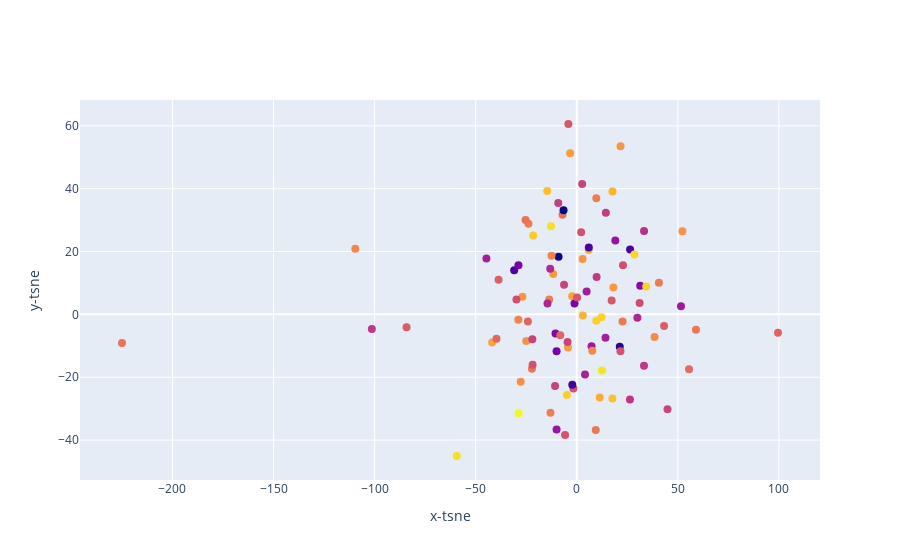

Notebook code cell kept with this figure:
### Code cell
plot_pca_scaler("loudness",df)

### Figure 1 — Plotly figure (JSON) as saved in the notebook; plotly's stock layout.template omitted (floating-point values rounded to 4 significant figures)
{"data": [{"marker": {"color": [-9.211, -4.88, -6.09, -8.011, -5.833, -5.843, -3.998, -3.24, -5.975, -2.384, -4.333, -7.23, -6.474, -6.825, -3.061, -4.946, -5.507, -4.736, -5.723, -7.495, -4.057, -3.445, -3.874, -5.114, -6.021, -3.183, -5.626, -6.61, -9.144, -6.312, -7.442, -4.546, -5.408, -8.354, -3.655, -7.648, -4.333, -4.59, -10.07, -5.335, -5.916, -3.456, -3.714, -4.833, -4.449, -2.867, -4.877, -4.856, -5.665, -4.929, -8.28, -2.749, -8.279, -5.042, -4.374, -9.127, -4.65, -4.399, -6.366, -3.695, -2.881, -8.074, -9.74, -7.321, -3.093, -5.934, -4.323, -5.892, -5.131, -4.206, -4.154, -5.115, -4.979, -5.456, -6.343, -5.944, -4.183, -3.112, -3.023, -6.531, -10.11, -5.474, -6.638, -4.249, -7.365, -6.073, -6.351, -7.11, -4.985, -6.688, -5.991, -9.309, -7.621, -7.276, -7.066, -7.005, -6.318, -4.706, -6.593, -6.319], "size": 8}, "mode": "markers", "text": ["Drake - God's Plan", "XXXTENTACION - SAD!", "Post Malone - rockstar (feat. 21 Savage)", "Post Malone - Psycho (feat. Ty Dolla $ign)", "Drake - In My Feelings", "Post Malone - Better Now", "Cardi B - I Like It", "Calvin Harris - One Kiss (with Dua Lipa)", "Dua Lipa - IDGAF", "Marshmello - FRIENDS", "Camila Cabello - Havana", "Juice WRLD - Lucid Dreams", "Drake - Nice For What", "Maroon 5 - Girls Like You (feat. Cardi B)", "Zedd - The Middle", "Kendrick Lamar - All The Stars (with SZA)", "Ariana Grande - no tears left to cry", "Nicky Jam - X", "XXXTENTACION - Moonlight", "BlocBoy JB - Look Alive (feat. Drake)", "Rudimental - These Days (feat. Jess Glynne, Macklemore & Dan Caplen)", "Nio Garcia - Te Bot? - Remix", "Bazzi - Mine", "5 Seconds of Summer - Youngblood", "Dua Lipa - New Rules", "Ed Sheeran - Shape of You", "Khalid - Love Lies (with Normani)", "Bebe Rexha - Meant to Be (feat. Florida Georgia Line)", "XXXTENTACION - Jocelyn Flores", "Ed Sheeran - Perfect", "Tyga - Taste (feat. Offset)", "Clean Bandit - Solo (feat. Demi Lovato)", "Post Malone - I Fall Apart", "Dennis Lloyd - Nevermind", "Luis Fonsi - ?chame La Culpa", "benny blanco - Eastside (with Halsey & Khalid)", "Camila Cabello - Never Be the Same", "Selena Gomez - Wolves", "XXXTENTACION - changes", "Dynoro - In My Mind", "Eminem - River (feat. Ed Sheeran)", "Daddy Yankee - Dura", "Travis Scott - SICKO MODE", "Imagine Dragons - Thunder", "Reik - Me Niego", "Ti?sto - Jackie Chan", "Bruno Mars - Finesse (Remix) [feat. Cardi B]", "Selena Gomez - Back To You - From 13 Reasons Why ? Season 2 Soundtrack", "NF - Let You Down", "The Weeknd - Call Out My Name", "Offset - Ric Flair Drip (& Metro Boomin)", "Marshmello - Happier", "Sam Smith - Too Good At Goodbyes", "Lil Dicky - Freaky Friday (feat. Chris Brown)", "Imagine Dragons - Believer", "6ix9ine - FEFE (feat. Nicki Minaj & Murda Beatz)", "Jonas Blue - Rise", "Loud Luxury - Body (feat. brando)", "Lil Uzi Vert - XO TOUR Llif3", "Becky G - Sin Pijama", "Anne-Marie - 2002", "Drake - Nonstop", "XXXTENTACION - Fuck Love (feat. Trippie Redd)", "Shawn Mendes - In My Blood", "Marshmello - Silence", "Ariana Grande - God is a woman", "Piso 21 - D?jala que vuelva (feat. Manuel Turizo)", "David Guetta - Flames", "Maroon 5 - What Lovers Do", "DJ Snake - Taki Taki (with Selena Gomez, Ozuna & Cardi B)", "Hailee Steinfeld - Let Me Go (with Alesso, Florida Georgia Line & watt)", "Portugal. The Man - Feel It Still", "The Weeknd - Pray For Me (with Kendrick Lamar)", "Migos - Walk It Talk It", "G-Eazy - Him & I (with Halsey)", "Post Malone - Candy Paint", "Post Malone - Congratulations", "Sofia Reyes - 1, 2, 3 (feat. Jason Derulo & De La Ghetto)", "Natti Natasha - Criminal", "Rich The Kid - Plug Walk", "Billie Eilish - lovely (with Khalid)", "Migos - Stir Fry", "Kendrick Lamar - HUMBLE.", "Ozuna - Vaina Loca", "Ed Sheeran - Perfect Duet (Ed Sheeran & Beyonc?)", "Maluma - Coraz?n (feat. Nego do Borel)", "Khalid - Young Dumb & Broke", "Ozuna - S?guelo Bailando", "Anitta - Downtown", "Wolfine - Bella", "Calvin Harris - Promises (with Sam Smith)", "Lil Baby - Yes Indeed", "Lauv - I Like Me Better", "Keala Settle - This Is Me", "XXXTENTACION - Everybody Dies In Their Nightmares", "Zac Efron - Rewrite The Stars", "Clean Bandit - I Miss You (feat. Julia Michaels)", "DJ Khaled - No Brainer", "ZAYN - Dusk Till Dawn - Radio Edit", "Dean Lewis - Be Alright"], "type": "scatter", "x": [26.4, -23.88, 31.11, 31.4, 17.28, -4.131, -41.84, -21.49, 2.211, -28.74, 2.905, 4.097, -9.145, 33.31, 34.39, 40.65, 99.57, -28.88, -84.18, 7.341, -2.24, -14.59, 11.39, -7.034, 22.9, -4.853, -38.66, 33.27, -30.95, -6.261, 51.57, 38.52, -39.69, -9.966, 5.912, 19.08, 21.69, 7.707, -8.978, 55.56, -5.763, 17.66, 3.036, -12.98, -27.72, -12.74, 9.693, -13.61, 43.22, 22.68, -1.089, 12.48, -28.83, -22.15, 52.29, 5.988, -109.6, -24.98, 2.708, 17.71, -59.36, -10.5, 21.3, -44.68, 12.27, -1.623, -26.87, 0.1578, -225.0, -11.61, -4.325, -25.32, 9.406, -8.122, -10.74, 21.64, -3.25, 9.676, 28.55, 14.41, -6.524, -24.15, -101.4, 18.16, 4.902, -29.81, -21.95, -14.46, 58.99, 26.34, -21.83, -2.193, -9.968, 14.22, 30.0, -13.12, 44.91, -12.48, 9.831, -4.54], "y": [20.63, 28.81, 3.65, 9.121, 4.427, 60.58, -8.989, 25.08, 26.15, -31.44, 17.63, -19.14, 35.41, 26.52, 8.853, 10.09, -5.887, -1.711, -4.104, -10.14, 5.75, 39.25, -26.46, 31.71, 15.63, -25.63, 11.04, -16.32, 14.02, 9.41, 2.582, -7.177, -7.793, -11.77, 20.51, 23.53, 53.53, -11.61, 18.33, -17.45, -38.41, -26.76, -0.3896, -31.34, -21.46, 28.06, 36.92, 4.698, -3.677, -2.238, 3.455, -17.86, 15.65, -17.28, 26.41, 21.26, 20.86, -8.498, 41.45, 39.06, -45.07, -6.071, -10.35, 17.81, -0.8831, -23.62, 5.587, 5.389, -9.083, 12.86, -10.56, 30.06, -36.82, -6.664, -22.78, -11.76, 51.25, -2.023, 19.04, 32.37, 33.15, -2.306, -4.628, 8.527, 7.292, 4.737, -7.896, 3.493, -4.929, -27.08, -16.04, -22.41, -36.66, -7.46, -1.064, 14.53, -30.18, 18.64, 11.89, -8.776]}], "layout": {"xaxis": {"title": {"text": "x-tsne"}}, "yaxis": {"title": {"text": "y-tsne"}}}}
